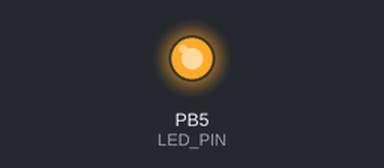
Bench run of a program on a simulated ATmega328P, built with avr-gcc and emulated at 16 MHz. On the bench: output pins drawn as LEDs (lit = HIGH). The board resets itself during the run and starts again; what the program prints to the serial monitor is not drawn.

Above: at 0.1 s.
Timing chart, 0 to 1.6 s (numbered marks = the images above):
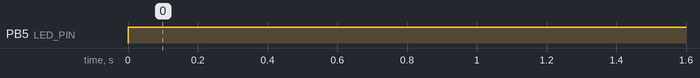

Measured:
- by itself, PB5 (LED_PIN): LOW → HIGH at 0.00 s

The program:

main.c
```c
#include <avr/io.h>
#include <avr/wdt.h>
#include <util/delay.h>
#include <avr/sleep.h>
#include "uart.h"

#define LED_PIN PB5

void variable_delay_ms(uint16_t ms) {
    for (uint16_t i = 0; i < ms; i++) {
        _delay_ms(1);
    }
}

ISR(WDT_vect) {
    uart_print_string("\nSave something before reset\r\n\n");
}

int main(void) {
    uart_init(9600);
    DDRB |= (1 << LED_PIN);
    PORTB |= (1 << LED_PIN);    // Led will turn off during reset
    uint16_t delay_time = 0;    // Current workload

    cli(); // Disable global interrupts
    MCUSR &= ~(1 << WDRF); // Clear Watchdog Reset Flag
    WDTCSR |= (1 << WDCE) | (1 << WDE); // Enable configuration mode
    WDTCSR = (1 << WDIE) | (1 << WDE) | (1 << WDP2) | (1 << WDP1); // Enable interrupt mode, 1s timeout
    sei(); // Enable global interrupts

    while (1) {
        variable_delay_ms(delay_time);  // Simulate workload
        wdt_reset();                    // Reset watchdog timer

        uart_print_string("Delay: ");
        delay_time += 100;              // Increase workload
        uart_print_unsigned(delay_time);
        uart_print_string("\r\n");
    }
}
```

uart.c
```c
#include "uart.h"

#define F_CPU 16000000UL
#define TX_BUFFER_SIZE 64
#define RX_BUFFER_SIZE 64

volatile char tx_buffer[TX_BUFFER_SIZE];
volatile uint8_t tx_head = 0;
volatile uint8_t tx_tail = 0;

volatile char rx_buffer[RX_BUFFER_SIZE];
volatile uint8_t rx_head = 0;
volatile uint8_t rx_tail = 0;

void uart_init(uint32_t baud) {
    uint16_t ubbr_val = (F_CPU / (16UL * baud)) - 1;

    UBRR0H = (ubbr_val >> 8);               // Upper 8 bits
    UBRR0L = ubbr_val;                      // Lower 8 bits
    UCSR0B = (1 << TXEN0) | (1 << UDRIE0);  // Enable TX and TX Empty Interrupt
    UCSR0B |= (1 << RXEN0) | (1 << RXCIE0); // Enable RX and RX Complete Interrupt
    UCSR0C = (1 << UCSZ01) | (1 << UCSZ00); // 8-bit, 1 stop, no parity

    sei();
}

void uart_transmit(char c) {
    uint8_t next_head = (tx_head + 1) % TX_BUFFER_SIZE;
    while (next_head == tx_tail);

    tx_buffer[tx_head] = c;
    tx_head = next_head;

    UCSR0B |= (1 << UDRIE0);    // Enable TX Empty Interrupt
}

void uart_print_string(const char *str) {
    while (*str) {
        uart_transmit(*str++);
    }
}

void uart_print_signed(int32_t num) {
    char buffer[12];                   // Max chars needed
    itoa(num, buffer, 10);             // Convert signed number into chars
    uart_print_string(buffer);
}

void uart_print_unsigned(int32_t num) {
    char buffer[12];                   // Max chars needed
    utoa(num, buffer, 10);             // Convert unsigned number into chars
    uart_print_string(buffer);
}

ISR(USART_UDRE_vect) {
    if (tx_head != tx_tail) {
        UDR0 = tx_buffer[tx_tail];
        tx_tail = (tx_tail + 1) % TX_BUFFER_SIZE;
    } else {
        UCSR0B &= ~(1 << UDRIE0);
    }
}

char uart_read() {
    while (rx_head == rx_tail); // Wait if buffer is empty

    char c = rx_buffer[rx_tail];
    rx_tail = (rx_tail + 1) % RX_BUFFER_SIZE;
    return c;
}

uint8_t uart_available() {
    return (rx_head != rx_tail);
}

ISR(USART_RX_vect) {   // Triggered when data received
    uint8_t next_head = (rx_head + 1) % RX_BUFFER_SIZE;

    // UDR0 holds the received byte
    if (next_head != rx_tail) {
        rx_buffer[rx_head] = UDR0;
        rx_head = next_head;
    }
}
```

uart.h
```c
#ifndef UART_H
#define UART_H

#include <avr/io.h>
#include <stdlib.h>
#include <avr/interrupt.h>

void uart_init(uint32_t baud);

void uart_transmit(char c);
void uart_print_string(const char *str);
void uart_print_signed(int32_t num);
void uart_print_unsigned(int32_t num);

char uart_read();
uint8_t uart_available();

#endif
```

uart.c
```c
#include "uart.h"

#define F_CPU 16000000UL
#define TX_BUFFER_SIZE 64
#define RX_BUFFER_SIZE 64

volatile char tx_buffer[TX_BUFFER_SIZE];
volatile uint8_t tx_head = 0;
volatile uint8_t tx_tail = 0;

volatile char rx_buffer[RX_BUFFER_SIZE];
volatile uint8_t rx_head = 0;
volatile uint8_t rx_tail = 0;

void uart_init(uint32_t baud) {
    uint16_t ubbr_val = (F_CPU / (16UL * baud)) - 1;

    UBRR0H = (ubbr_val >> 8);               // Upper 8 bits
    UBRR0L = ubbr_val;                      // Lower 8 bits
    UCSR0B = (1 << TXEN0) | (1 << UDRIE0);  // Enable TX and TX Empty Interrupt
    UCSR0B |= (1 << RXEN0) | (1 << RXCIE0); // Enable RX and RX Complete Interrupt
    UCSR0C = (1 << UCSZ01) | (1 << UCSZ00); // 8-bit, 1 stop, no parity

    sei();
}

void uart_transmit(char c) {
    uint8_t next_head = (tx_head + 1) % TX_BUFFER_SIZE;
    while (next_head == tx_tail);

    tx_buffer[tx_head] = c;
    tx_head = next_head;

    UCSR0B |= (1 << UDRIE0);    // Enable TX Empty Interrupt
}

void uart_print_string(const char *str) {
    while (*str) {
        uart_transmit(*str++);
    }
}

void uart_print_signed(int32_t num) {
    char buffer[12];                   // Max chars needed
    itoa(num, buffer, 10);             // Convert signed number into chars
    uart_print_string(buffer);
}

void uart_print_unsigned(int32_t num) {
    char buffer[12];                   // Max chars needed
    utoa(num, buffer, 10);             // Convert unsigned number into chars
    uart_print_string(buffer);
}

ISR(USART_UDRE_vect) {
    if (tx_head != tx_tail) {
        UDR0 = tx_buffer[tx_tail];
        tx_tail = (tx_tail + 1) % TX_BUFFER_SIZE;
    } else {
        UCSR0B &= ~(1 << UDRIE0);
    }
}

char uart_read() {
    while (rx_head == rx_tail); // Wait if buffer is empty

    char c = rx_buffer[rx_tail];
    rx_tail = (rx_tail + 1) % RX_BUFFER_SIZE;
    return c;
}

uint8_t uart_available() {
    return (rx_head != rx_tail);
}

ISR(USART_RX_vect) {   // Triggered when data received
    uint8_t next_head = (rx_head + 1) % RX_BUFFER_SIZE;

    // UDR0 holds the received byte
    if (next_head != rx_tail) {
        rx_buffer[rx_head] = UDR0;
        rx_head = next_head;
    }
}
```
